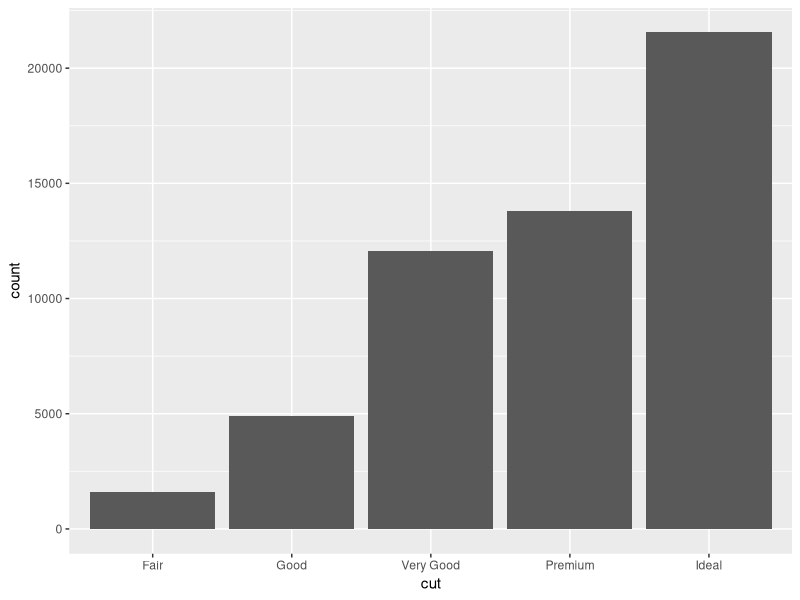
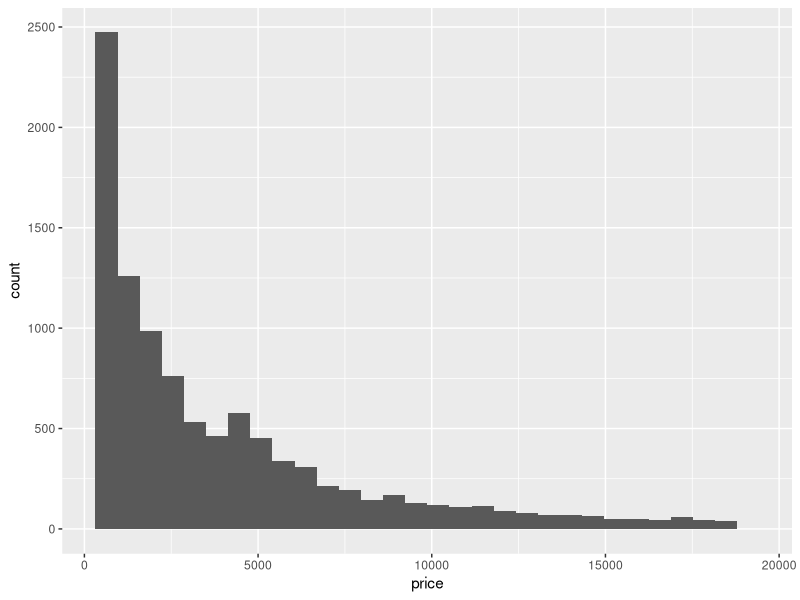
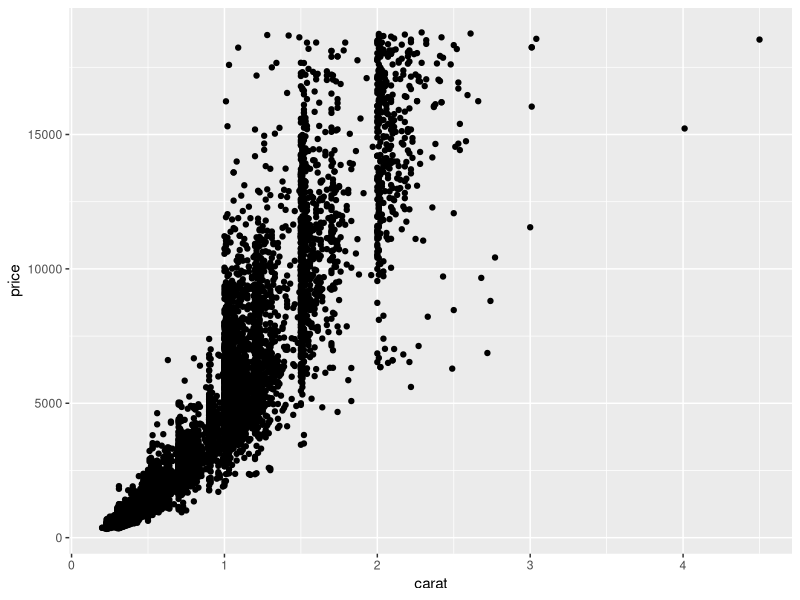
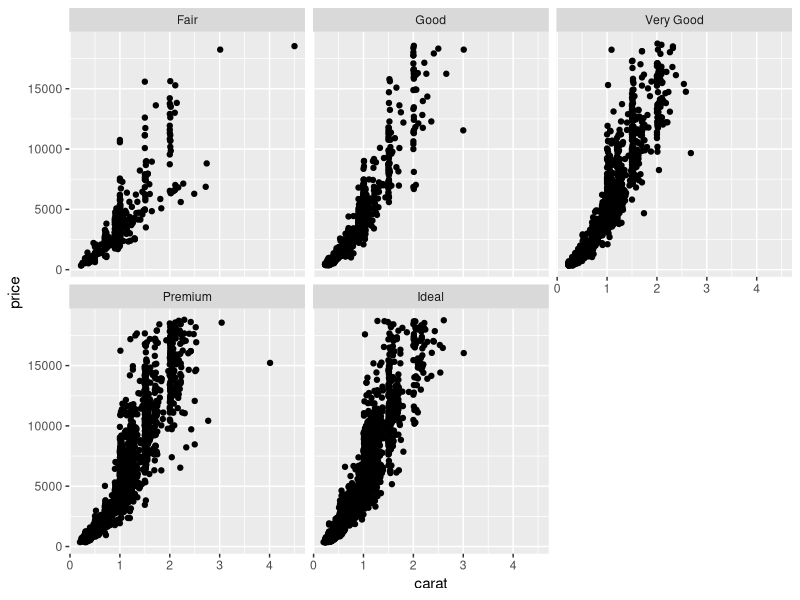

These figures' R source, in order:
library(dplyr)
library(ggplot2)

nrow(diamonds)
ncol(diamonds)

ggplot(diamonds) +
  geom_bar(aes(x = cut))

dia <- sample_n(diamonds, 10000)

ggplot(dia) + 
  geom_histogram(aes(x = price))

dia %>%
  summarize(c = cor(price, carat))

ggplot(dia) + 
  geom_point(aes(x = carat, y = price))

ggplot(dia) + 
  geom_point(aes(x = carat, y = price)) + 
  facet_wrap(~cut)
